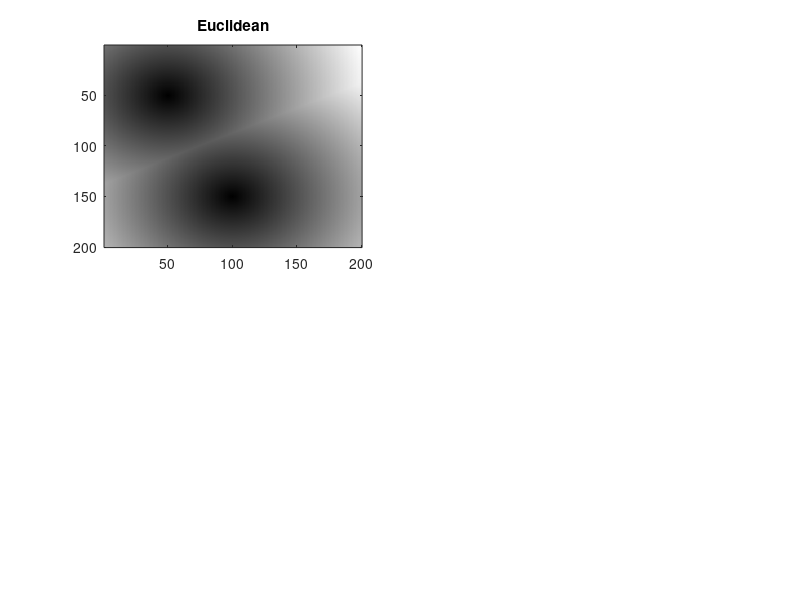

Write the MATLAB code that produced this figure. (Note: this script raises an error after producing the figure.)
%matlab code for euclideian distance, city block , chessboard and
bw=zeros(200,200);%creating a matrix with 200 elements
%assignning elemnt in position 50,50 = 1
bw(150,100)=1;
bw(50,50)=1;
D1=bwdist(bw,'euclidean');
D2=bwdist(bw,'cityblock');
D3=bwdist(bw,'chessboard');
D4=bwdist(bw,'quasi-euclidean');
figure
subplot(2,2,1),subimage(mat2gray(D1)),title('Euclidean');
hold on
imcontour(D1)
subplot(2,2,2),subimage(mat2gray(D2)),title('city block');
hold on %do not delete the image you have created
imcontour(D2)
subplot(2,2,3),subimage(mat2gray(D3)),title('chess board');
hold on
imcontour(D3)
subplot(2,2,4),subimage(mat2gray(D4)),title('Quasi-euclidean');
hold on 
imcontour(D4)
